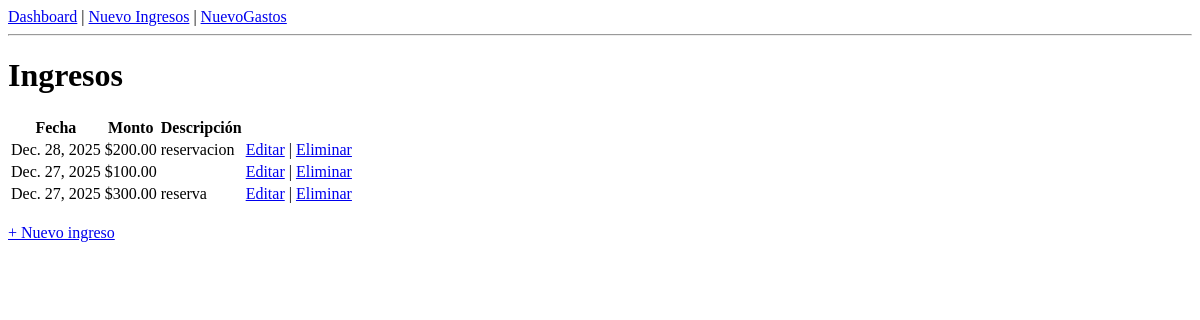
/ingresos/, run on an earlier commit of the app's database.
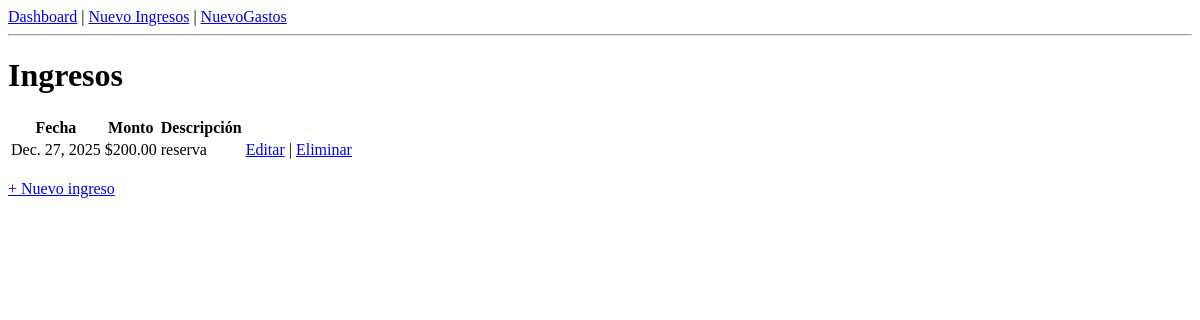
And on a later commit of the database.
### core/models.py (models this page shows, shortened)
class Ingreso(models.Model):
    propiedad = models.ForeignKey(Propiedad, on_delete=models.CASCADE)
    monto_bruto = models.DecimalField(max_digits=10, decimal_places=2)
    comision = models.DecimalField(max_digits=10, decimal_places=2)
    descripcion = models.CharField(max_length=255, blank=True)
    fecha = models.DateField()
    plataforma = models.CharField(max_length=50)
    creado_por = models.ForeignKey(User, on_delete=models.CASCADE)
    creado_en = models.DateTimeField(auto_now_add=True)

### core/views.py (the view)
# urls.py: path("ingresos/", views.lista_ingresos, name="lista_ingresos"),
def lista_ingresos(request):
    ingresos = Ingreso.objects.all().order_by("-fecha")
    return render(request, "core/lista_ingresos.html", {
        "ingresos": ingresos
    })

### core/templates/core/lista_ingresos.html
{% extends "core/base.html" %}
{% block content %}
{% load static %}
<link rel="stylesheet" href="{% static 'core/styles.css' %}">
<h1>Ingresos</h1>
<table>
    <thead>
        <tr>
            <th>Fecha</th>
            <th>Monto</th>
            <th>Descripción</th>
        </tr>
    </thead>
    <tbody>
        {% for ingreso in ingresos %}
        <tr>
            <td>{{ ingreso.fecha }}</td>
            <td>${{ ingreso.monto_bruto }}</td>
            <td>{{ ingreso.descripcion }}</td>
            <td>
                <a href="{% url 'editar_ingreso' ingreso.id %}">Editar</a>
                |
                <a href="{% url 'eliminar_ingreso' ingreso.id %}">Eliminar</a>
            </td>
        </tr>
        {% empty %}
        <tr>
            <td colspan="3">No hay ingresos registrados</td>
        </tr>
        {% endfor %}
    </tbody>
</table>
<br>
<a href="{% url 'crear_ingreso' %}">+ Nuevo ingreso</a>
{% endblock %}

What changed in the data, as far as the page shows it:
removed Ingreso: fecha "Dec. 28, 2025", monto_bruto "200.00", descripcion "reservacion"
removed Ingreso: fecha "Dec. 27, 2025", monto_bruto "100.00"
removed Ingreso: fecha "Dec. 27, 2025", monto_bruto "300.00", descripcion "reserva"
added Ingreso: fecha "Dec. 27, 2025", monto_bruto "200.00", descripcion "reserva"
